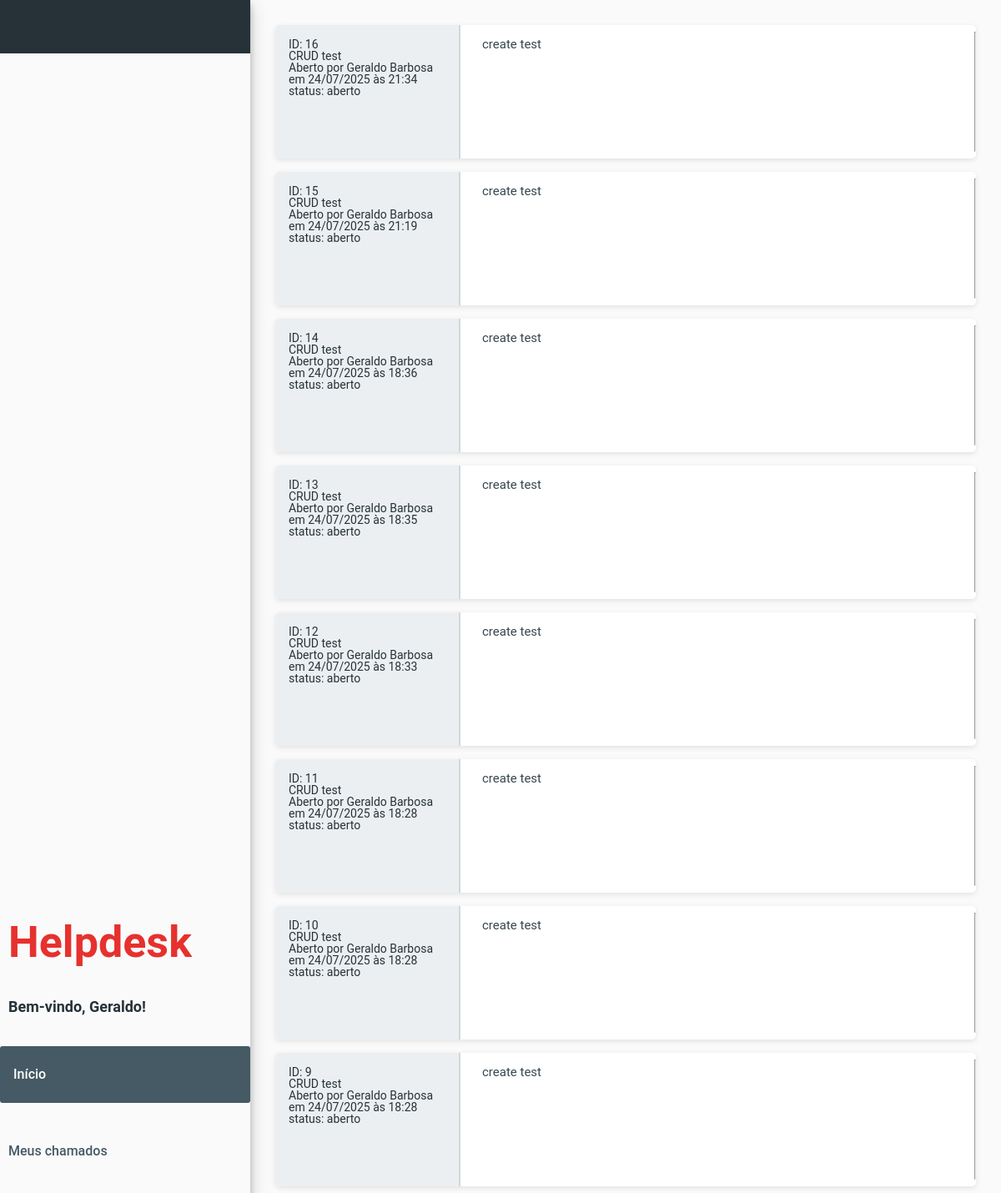
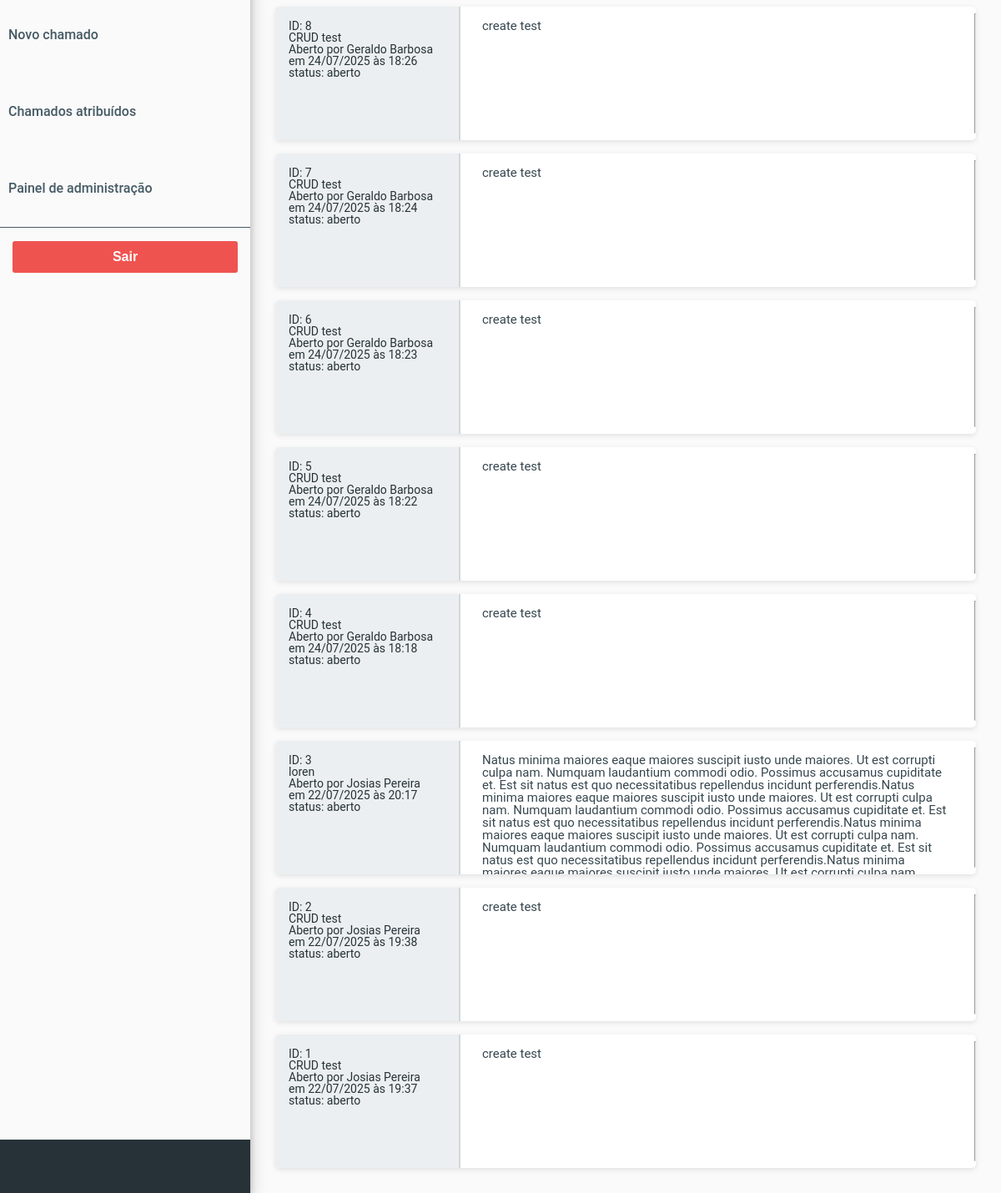
Screenshot of / (signed in) with the database file from the repository (2 pictures, top to bottom).
### main/models.py (models this page shows, shortened)
class Usuario(AbstractUser):
    departamento = models.CharField(max_length=100, blank=True, null=True)
    is_operador = models.BooleanField(default=False)
    is_admin = models.BooleanField(default=False)

class Chamado(models.Model):
    STATUS_CHOICES = [
        ('aberto', 'Aberto'),
        ('em_andamento', 'Em andamento'),
        ('fechado', 'Fechado'),
        ('negado', 'Negado'),
    ]
    SITUACAO_CHOICES = [
        ('resolvido', 'Resolvido'),
        ('nao_resolvido', 'Não resolvido'),
    ]
    usuario = models.ForeignKey(Usuario, on_delete=models.CASCADE, related_name='chamados')
    motivo_categoria = models.CharField(max_length=255)
    descricao = models.TextField()
    data_abertura = models.DateTimeField(auto_now_add=True)
    status = models.CharField(max_length=20, choices=STATUS_CHOICES, default='aberto')
    situacao = models.CharField(max_length=20, choices=SITUACAO_CHOICES, default='nao_resolvido')
    data_fechamento = models.DateTimeField(null=True, blank=True)
    updated_at = models.DateTimeField(auto_now=True)

### main/views.py (the view)
# urls.py: 2. Add a URL to urlpatterns:  path('', views.home, name='home')
@login_required
def home(request):
    chamados_abertos = Chamado.objects.filter(status='aberto').order_by('-data_abertura')
    return render(request, 'main/home.html', {
        'chamados_abertos': chamados_abertos,
        'usuario': request.user
    })

### main/templates/main/home.html (shortened to what this page needs)
{% load static %}
<!DOCTYPE html>
<html lang="pt-br">
  <head>
    <link rel="stylesheet" href="{% static 'main/css/reset.css' %}" />
    <link rel="stylesheet" href="{% static 'main/css/body.css' %}">
    <link rel="stylesheet" href="{% static 'main/css/sidebar.css' %}">
    <link rel="stylesheet" href="{% static 'main/css/main.css' %}">
    <link rel="stylesheet" href="{% static 'main/css/forms.css' %}">
    <link rel="stylesheet" href="{% static 'main/css/modal.css' %}">
  </head>
  <body>
    <div class="layout">
      <nav class="sidebar">
        <div class="top-stripe"></div>
        <div class="sidebar-content">
          <h2>Helpdesk</h2>
          <p>Bem-vindo, {{ usuario.first_name|default:usuario.username }}!</p>
          {% if usuario.is_operador %}
          <a href="{% url 'home' %}" class="{% if request.resolver_match.url_name == 'home' %}active{% endif %}">Início</a>
          {% else %}
          <a href="{% url 'home_all' %}" class="{% if request.resolver_match.url_name == 'home_all' %}active{% endif %}">Início</a>
          {% endif %}
          <a href="{% url 'meus_chamados' %}" class="{% if request.resolver_match.url_name == 'meus_chamados' %}active{% endif %}">Meus chamados</a>
          <a href="{% url 'novo_chamado' %}" class="{% if request.resolver_match.url_name == 'novo_chamado' %}active{% endif %}">Novo chamado</a>
          {% if usuario.is_operador %}
          <a href="{% url 'chamados_atribuidos' %}" class="{% if request.resolver_match.url_name == 'chamados_atribuidos' %}active{% endif %}">Chamados atribuídos</a>
          {% endif %}
          {% if usuario.is_admin %}
          <a href="{% url 'painel_admin' %}" class="{% if request.resolver_match.url_name == 'painel_admin' %}active{% endif %}">Painel de administração</a>
          {% endif %}
          <div class="sidebar-footer">
            <form action="{% url 'logout' %}" method="post">
              <button type="submit" class="btn-logout-style">Sair</button>
            </form>
          </div>
        </div>
        <div class="bottom-stripe"></div>
      </nav>
      <main class="main-content">
        {% if page == 'meus_chamados' %}
          {% include 'main/meus_chamados.html' %}
        {% elif page == 'novo_chamado' %}
          {% include 'main/novo_chamado.html' %}
        {% elif page == 'chamados_atribuidos' %}
          {% include 'main/chamados_atribuidos.html' %}
        {% elif page == 'painel_admin' %}
          {% include 'main/painel_admin.html' %}
        {% elif page == 'chamados_criados' %}
          {% include 'main/chamados_criados.html' %}
        {% elif page == 'home_all' %}
          {% include 'main/home_all.html' %}
        {% else %}
          {% include 'main/home_content.html' %}
        {% endif %}
      </main>
    </div>
  </body>
</html>

### main/templates/main/home_content.html
{% for chamado in chamados_abertos %}
<div class="chamados-home">
    <div class="chamado-detalhes">
        <strong>ID: </strong>{{ chamado.id }} <br>
        {{ chamado.motivo_categoria }} <br>
        <em>
            Aberto por {{ chamado.usuario.get_full_name|default:chamado.usuario.username }} <br>
            em {{ chamado.data_abertura|date:"d/m/Y" }} às {{ chamado.data_abertura|date:"H:i" }} <br>
            <strong>status: </strong> {{ chamado.status }}
        </em>
    </div>
    <div class="chamado-descricao">
        {{ chamado.descricao|truncatechars:2000 }}</p>
    </div>
    <hr>
</div>
    {% empty %}
    <p>Nenhum chamado aberto no momento.</p>
{% endfor %}

### main/static/main/css/body.css (style rules this page uses)
body, html { height: 100%; margin: 0; font-family: "Roboto", Arial, sans-serif; background-color: #fafafa; overflow-y: hidden; }
h2 { padding: 0; margin: 0; }
.layout { display: flex; height: auto; width: 100vw; }

### main/static/main/css/sidebar.css (style rules this page uses)
.sidebar { position: fixed; top: 0; left: 0; height: 100vh; z-index: 999; min-width: 300px; color: #e6312e; display: flex; flex-direction: column; overflow-y: auto; box-shadow: 0 4px 8px 0 rgba(0, 0, 0, 0.2), 0 6px 20px 0 rgba(0, 0, 0, 0.19); }
.sidebar .top-stripe, .bottom-stripe { height: 4rem; min-width: 300px; z-index: 999; background-color: #263238; }
.top-stripe { position: fixed; top: 0; left: 0; }
.bottom-stripe { position: fixed; bottom: 0; left: 0; margin-top: auto; }
.sidebar-content { margin: auto 0 auto 0; width: auto; background-color: #fafafa; display: flex; flex-direction: column; }
.sidebar h2 { font-size: 52px; margin-bottom: 1rem; padding: 0 10px 0 10px; font-weight: bold; }
.sidebar p { padding: 26px 10px 26px 10px; font-weight: 500; font-size: 18px; font-weight: bold; color: #263238; }
.sidebar a { width: auto; color: #455a64; text-decoration: none; display: block; margin: 0.75rem 0; font-weight: 500; transition: background-color 0.3s, padding-left 0.3s; padding: 26px 10px 26px 10px; border-radius: 3px; }
.sidebar a.active { background-color: #455a64; color: #ffffff; padding-left: 1rem; }
.sidebar-footer { margin-top: 15%; border-top: 1px solid #455a64; padding-top: 1rem; margin: 0; }
.sidebar-footer button { margin-left: 5%; margin-right: 5%; width: 90%; background-color: #ef5350; color: white; border: none; padding: 10px 0; font-weight: bold; cursor: pointer; border-radius: 3px; font-size: 1rem; }

### main/static/main/css/main.css (style rules this page uses)
main.main-content { margin-left: 300px; height: 100vh; overflow-y: auto; padding: 30px 30px calc(30px - 1rem) 30px; box-sizing: border-box; display: flex; flex-direction: column; width: 100%; }
.chamados-home { display: flex; flex-direction: row; align-items: stretch; justify-content: space-between; background-color: #ffffff; margin-bottom: 1rem; border-radius: 5px; overflow: hidden; box-shadow: 0 2px 6px rgba(0, 0, 0, 0.1); min-height: 160px; width: 100%; }
.chamado-detalhes { width: 25%; padding: 1rem; background-color: #eceff1; font-size: 14px; color: #263238; border-right: 2px solid #cfd8dc; cursor: pointer; }
.chamado-descricao { width: 75%; margin: 0 10px 0 10px; padding: 1rem; font-size: 15px; color: #37474f; display: flex; overflow-y: auto; }
button { cursor: pointer; font-size: 14px; transition: background-color 0.3s ease; }

### rows the page displays
Usuario: first_name "Geraldo"
Chamado: id "16", motivo_categoria "CRUD test", usuario.get_full_name "Geraldo Barbosa", data_abertura "24/07/2025", data_abertura "21:34", status "aberto", descricao "create test"
Chamado: id "15", motivo_categoria "CRUD test", usuario.get_full_name "Geraldo Barbosa", data_abertura "24/07/2025", data_abertura "21:19", status "aberto", descricao "create test"
Chamado: id "14", motivo_categoria "CRUD test", usuario.get_full_name "Geraldo Barbosa", data_abertura "24/07/2025", data_abertura "18:36", status "aberto", descricao "create test"
Chamado: id "13", motivo_categoria "CRUD test", usuario.get_full_name "Geraldo Barbosa", data_abertura "24/07/2025", data_abertura "18:35", status "aberto", descricao "create test"
Chamado: id "12", motivo_categoria "CRUD test", usuario.get_full_name "Geraldo Barbosa", data_abertura "24/07/2025", data_abertura "18:33", status "aberto", descricao "create test"
Chamado: id "11", motivo_categoria "CRUD test", usuario.get_full_name "Geraldo Barbosa", data_abertura "24/07/2025", data_abertura "18:28", status "aberto", descricao "create test"
Chamado: id "10", motivo_categoria "CRUD test", usuario.get_full_name "Geraldo Barbosa", data_abertura "24/07/2025", data_abertura "18:28", status "aberto", descricao "create test"
Chamado: id "9", motivo_categoria "CRUD test", usuario.get_full_name "Geraldo Barbosa", data_abertura "24/07/2025", data_abertura "18:28", status "aberto", descricao "create test"
Chamado: id "8", motivo_categoria "CRUD test", usuario.get_full_name "Geraldo Barbosa", data_abertura "24/07/2025", data_abertura "18:26", status "aberto", descricao "create test"
Chamado: id "7", motivo_categoria "CRUD test", usuario.get_full_name "Geraldo Barbosa", data_abertura "24/07/2025", data_abertura "18:24", status "aberto", descricao "create test"
Chamado: id "6", motivo_categoria "CRUD test", usuario.get_full_name "Geraldo Barbosa", data_abertura "24/07/2025", data_abertura "18:23", status "aberto", descricao "create test"
Chamado: id "5", motivo_categoria "CRUD test", usuario.get_full_name "Geraldo Barbosa", data_abertura "24/07/2025", data_abertura "18:22", status "aberto", descricao "create test"
Chamado: id "4", motivo_categoria "CRUD test", usuario.get_full_name "Geraldo Barbosa", data_abertura "24/07/2025", data_abertura "18:18", status "aberto", descricao "create test"
Chamado: id "3", motivo_categoria "loren", usuario.get_full_name "Josias Pereira", data_abertura "22/07/2025", data_abertura "20:17", status "aberto", descricao "Natus minima maiores eaque maiores suscipit iusto unde maiores. Ut est corrupti culpa nam. Numquam laudantium commodi odio. Possimus accusamus cupiditate et. Est sit natus est quo necessitatibus repellendus incidunt perferendis.Natus minima maiores eaque maiores suscipit iusto unde maiores. Ut est corrupti culpa nam. Numquam laudantium commodi odio. Possimus accusamus cupiditate et. Est sit natus est quo necessitatibus repellendus incidunt perferendis.Natus minima maiores eaque maiores suscipit iusto unde maiores. Ut est corrupti culpa nam. Numquam laudantium commodi odio. Possimus accusamus cupiditate et. Est sit natus est quo necessitatibus repellendus incidunt perferendis.Natus minima…"
Chamado: id "2", motivo_categoria "CRUD test", usuario.get_full_name "Josias Pereira", data_abertura "22/07/2025", data_abertura "19:38", status "aberto", descricao "create test"
Chamado: id "1", motivo_categoria "CRUD test", usuario.get_full_name "Josias Pereira", data_abertura "22/07/2025", data_abertura "19:37", status "aberto", descricao "create test"
